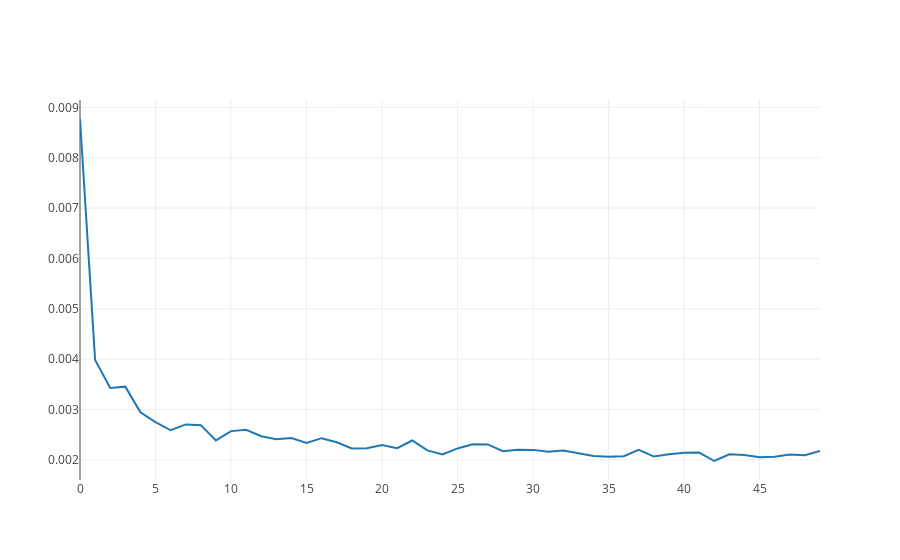

Notebook source saved alongside this figure:
### Code cell
# Gráfico del error MAE
history_error_btc = go.Scatter(x=model_btc_history.epoch, y=model_btc_history.history['loss'])
py.iplot([history_error_btc])
